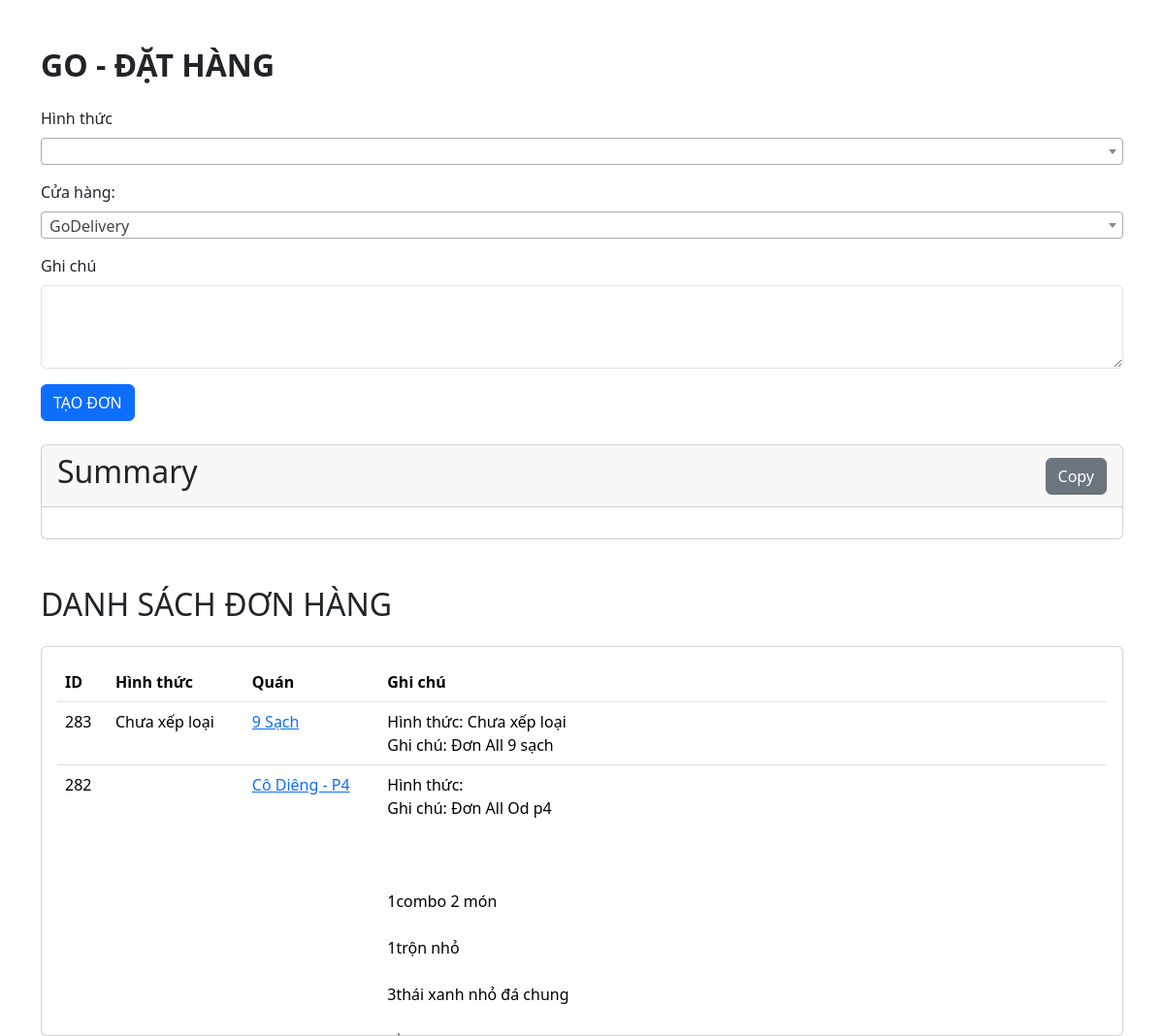
The app's page / (signed in) with its own data.
### tables this page shows
CREATE TABLE `orders` (
  `OrderID` int(11) NOT NULL,
  `OrderCode` varchar(8) DEFAULT NULL,
  `CustomerID` int(11) DEFAULT NULL,
  `StoreID` int(11) DEFAULT NULL,
  `ServiceID` int(11) NOT NULL DEFAULT 1,
  `OrderDate` datetime DEFAULT current_timestamp(),
  `Total` decimal(18,2) DEFAULT NULL,
  `status` int(11) NOT NULL DEFAULT 1,
  `Notes` text DEFAULT NULL
);

CREATE TABLE `services` (
  `ServiceID` int(11) NOT NULL,
  `ServiceName` varchar(255) NOT NULL
);

CREATE TABLE `stores` (
  `StoreID` int(11) NOT NULL,
  `ServiceID` int(11) DEFAULT NULL,
  `StoreCode` varchar(255) DEFAULT NULL,
  `Name` varchar(255) NOT NULL,
  `Address` varchar(255) DEFAULT NULL,
  `Address_google` text DEFAULT NULL,
  `Location_NONE` tinyint(1) DEFAULT NULL,
  `Address_google_NONE` text DEFAULT NULL,
  `Phone` varchar(255) DEFAULT NULL,
  `status_active` tinyint(1) DEFAULT NULL,
  `date_active` date DEFAULT NULL,
  `Note` text DEFAULT NULL
);

### index.php (the view, shortened to what this page needs)
<!DOCTYPE html>
<html lang="en">
<head>
    <link href="https://cdn.jsdelivr.net/npm/bootstrap@5.3.3/dist/css/bootstrap.min.css" rel="stylesheet">
    <link href="https://cdn.jsdelivr.net/npm/select2@4.1.0-rc.0/dist/css/select2.min.css" rel="stylesheet" />
</head>
<body>
<div class="container mt-5">
    <h2 class="mb-4"><b>GO - ĐẶT HÀNG</b></h2>
    <form action="" method="post" class="mb-4">
        <div class="mb-3">
            <label for="service_id" class="form-label">Hình thức</label>
                <?php
                require 'db_config.php';
                ?>
        </div>
        <div class="mb-3">
            <div class="mb-3" id="shop_selection_container">
                <label for="shop_selection" class="form-label">Cửa hàng:</label>
            </div>
        </div>
        <div class="mb-3">
            <label for="notes" class="form-label">Ghi chú</label>
            <textarea class="form-control" name="notes" id="notes" rows="3" required></textarea>
        </div>
        <button type="submit" class="btn btn-primary">TẠO ĐƠN</button>
    </form>
    <div class="card">
        <div class="card-header d-flex justify-content-between align-items-center">
            <h2>Summary</h2>
            <button class="btn btn-secondary" id="copyButton">Copy</button>
        </div>
        <div class="card-body" id="summaryContent">
        </div>
    </div>
    <h2 class="mt-5 mb-4">DANH SÁCH ĐƠN HÀNG</h2>
    <div class="card">
        <div class="card-body order-list">
            <table class="table">
                <thead>
                    <tr>
                        <th>ID</th>
                        <th>Hình thức</th>
                        <th>Quán</th>
                        <th>Ghi chú</th>
                    </tr>
                </thead>
                <tbody>
                    <?php
                    $conn = new mysqli($servername, $username, $password, $dbname);
                    $conn->set_charset("utf8mb4");
                    $sql = "SELECT o.OrderID, s.ServiceName, st.Name, o.Notes, st.Address_google
                        FROM orders o
                        LEFT JOIN services s ON o.ServiceID = s.ServiceID
                        LEFT JOIN stores st ON o.StoreID = st.StoreID
                        ORDER BY o.OrderDate DESC
                        LIMIT 10";
                    $result = $conn->query($sql);
                    if ($result->num_rows > 0) {
                        while($row = $result->fetch_assoc()) {
                            echo "<tr>";
                            echo "<td>" . $row["OrderID"] . "</td>";
                            echo "<td>" . $row["ServiceName"] . "</td>";
                            echo "<td><a href='" . $row["Address_google"] . "'>" . $row["Name"] . "</a></td>";
                            echo "<td>" . nl2br($row["Notes"]) . "</td>";
                            echo "</tr>";
                        }
                    } else {
                        echo "<tr><td colspan='4'>Không có đơn hàng nào.</td></tr>";
                    }
                    ?>
                </tbody>
            </table>
        </div>
    </div>
</div>
</body>
</html>

### index.php (style rules this page uses)
.order-list { max-height: 400px; overflow-y: auto; }

### records on screen
orders: OrderID "283", ServiceID.ServiceName "Chưa xếp loại", StoreID.Name "9 Sạch", Notes "Hình thức: Chưa xếp loại Ghi chú: Đơn All 9 sạch"
orders: OrderID "282", StoreID.Name "Cô Diêng - P4", Notes "Hình thức: Ghi chú: Đơn All Od p4 1combo 2 món 1trộn nhỏ 3thái xanh nhỏ đá chung"
